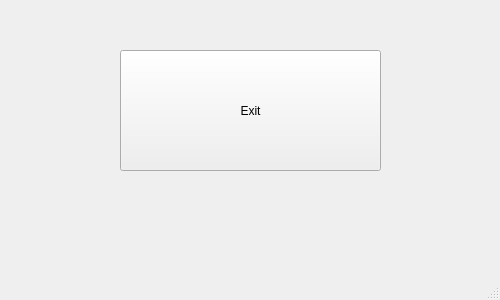
<?xml version="1.0" encoding="UTF-8"?>
<ui version="4.0">
 <class>MainWindow</class>
 <widget class="QMainWindow" name="MainWindow">
  <property name="geometry">
   <rect>
    <x>0</x>
    <y>0</y>
    <width>500</width>
    <height>300</height>
   </rect>
  </property>
  <property name="windowTitle">
   <string>MainWindow</string>
  </property>
  <widget class="QWidget" name="centralwidget">
   <widget class="QPushButton" name="btn_exit">
    <property name="geometry">
     <rect>
      <x>120</x>
      <y>50</y>
      <width>261</width>
      <height>121</height>
     </rect>
    </property>
    <property name="text">
     <string>Exit</string>
    </property>
   </widget>
  </widget>
  <widget class="QMenuBar" name="menubar">
   <property name="geometry">
    <rect>
     <x>0</x>
     <y>0</y>
     <width>500</width>
     <height>33</height>
    </rect>
   </property>
  </widget>
  <widget class="QStatusBar" name="statusbar"/>
 </widget>
 <resources/>
 <connections/>
</ui>
